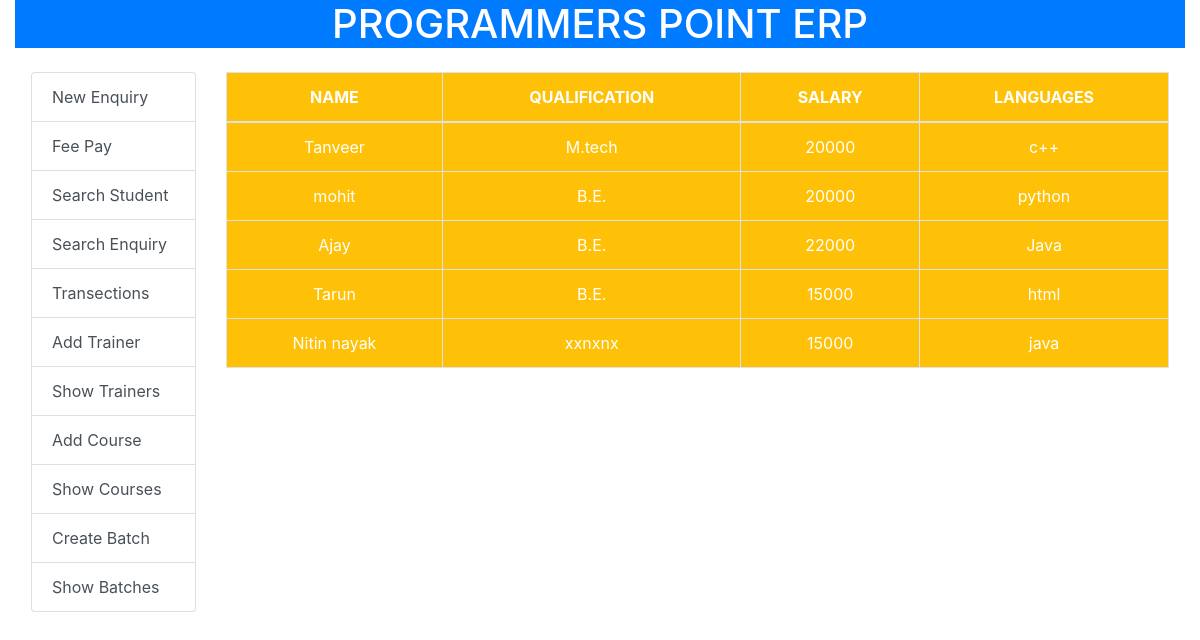
The app's page /showtrainers with its own data.
### home/models.py (models this page shows, shortened)
class Trainer(models.Model):
    tname=models.CharField(max_length=20)
    qualification=models.CharField(max_length=20)
    sal=models.IntegerField()
    languages=models.CharField(max_length=50)

### home/views.py (the view)
# urls.py: path('showtrainers', views.showtrainers,name='showtrainers'),
def showtrainers(request):
    tr=Trainer.objects.all()
    return render(request,'showtrainers.html',{'tr':tr})

### templates/showtrainers.html (shortened to what this page needs)
{%extends 'base.html' %}
        {%block content%}
            <table class="table table-bordered text-center text-white bg-warning">
                <thead>
                    <th>NAME</th>
                    <th>QUALIFICATION</th>
                    <th>SALARY</th>
                    <th>LANGUAGES</th>
                </thead>
                <tbody>
            {% for t in tr %}
                    <tr>
                        <td>{{t.tname}}</td>
                        <td>{{t.qualification}}</td>
                        <td>{{t.sal}}</td>
                        <td>{{t.languages}}</td>
                    </tr>
            {%endfor%}
        </tbody>
        </table>
        {%endblock%}

### records on screen
Trainer: tname "Tanveer", qualification "M.tech", sal "20000", languages "c++"
Trainer: tname "mohit", qualification "B.E.", sal "20000", languages "python"
Trainer: tname "Ajay", qualification "B.E.", sal "22000", languages "Java"
Trainer: tname "Tarun", qualification "B.E.", sal "15000", languages "html"
Trainer: tname "Nitin nayak", qualification "xxnxnx", sal "15000", languages "java"
